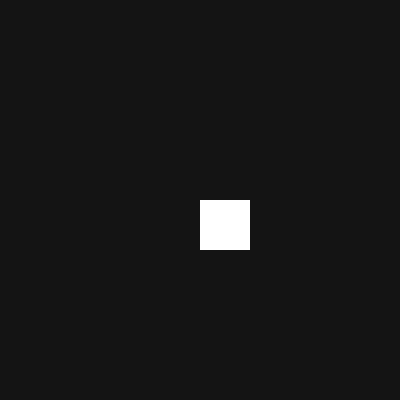
Frame 1 (no input)
Frame 60 (no input): identical to frame 1, image omitted
Frame 120 (the mouse pressed at the canvas centre since frame 60): identical to frame 1, image omitted

The p5.js sketch that drew this single still picture (run headless with seeded random() and noise() and a simulated clock; from frame 60 on, the mouse is pressed at the canvas centre):

// p5.js sketch
// ── sketch.js
function setup() {
  createCanvas(400, 400);
  noStroke();
  background(20);
}
function draw(){
  rect(200,200,50,50)
  }

  function mouseClicked() {}
 
